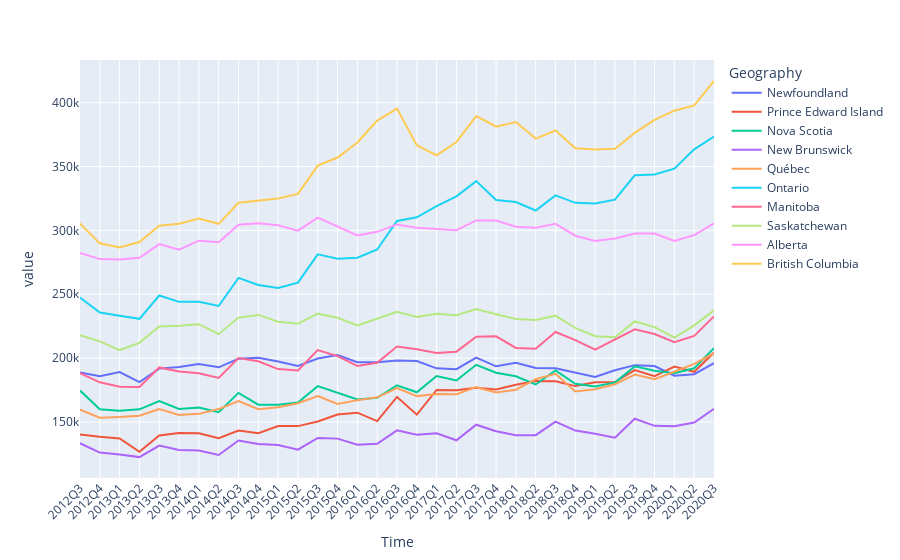

The cell this chart's notebook holds for it:
### Code cell
fig = px.line(temp, x='Time', y='value', color = 'Geography')
fig.update_xaxes(tickangle=-45)
fig.show()

### Figure 1 — Plotly figure (JSON) as saved in the notebook; plotly's stock layout.template omitted (floating-point values rounded to 4 significant figures)
{"data": [{"hovertemplate": "Geography=Newfoundland<br>Time=%{x}<br>value=%{y}<extra></extra>", "legendgroup": "Newfoundland", "line": {"color": "#636efa", "dash": "solid"}, "mode": "lines", "name": "Newfoundland", "orientation": "v", "showlegend": true, "type": "scatter", "x": ["2012Q3", "2012Q4", "2013Q1", "2013Q2", "2013Q3", "2013Q4", "2014Q1", "2014Q2", "2014Q3", "2014Q4", "2015Q1", "2015Q2", "2015Q3", "2015Q4", "2016Q1", "2016Q2", "2016Q3", "2016Q4", "2017Q1", "2017Q2", "2017Q3", "2017Q4", "2018Q1", "2018Q2", "2018Q3", "2018Q4", "2019Q1", "2019Q2", "2019Q3", "2019Q4", "2020Q1", "2020Q2", "2020Q3"], "xaxis": "x", "y": [188732, 185794, 189098, 181331, 191818, 193100, 195479, 192856, 199560, 200310, 197406, 193956, 199758, 202487, 196798, 196806, 198265, 197794, 192057, 191412, 200378, 193619, 196431, 192252, 192106, 188614, 185276, 190582, 194536, 193870, 186268, 187431, 196100], "yaxis": "y"}, {"hovertemplate": "Geography=Prince Edward Island<br>Time=%{x}<br>value=%{y}<extra></extra>", "legendgroup": "Prince Edward Island", "line": {"color": "#EF553B", "dash": "solid"}, "mode": "lines", "name": "Prince Edward Island", "orientation": "v", "showlegend": true, "type": "scatter", "x": ["2012Q3", "2012Q4", "2013Q1", "2013Q2", "2013Q3", "2013Q4", "2014Q1", "2014Q2", "2014Q3", "2014Q4", "2015Q1", "2015Q2", "2015Q3", "2015Q4", "2016Q1", "2016Q2", "2016Q3", "2016Q4", "2017Q1", "2017Q2", "2017Q3", "2017Q4", "2018Q1", "2018Q2", "2018Q3", "2018Q4", "2019Q1", "2019Q2", "2019Q3", "2019Q4", "2020Q1", "2020Q2", "2020Q3"], "xaxis": "x", "y": [140279, 138415, 137162, 126763, 139506, 141453, 141141, 137427, 143320, 141232, 146885, 146818, 150403, 155926, 157322, 150732, 169651, 155799, 175124, 174901, 176919, 175523, 179179, 182114, 181967, 178140, 181172, 181358, 190715, 185934, 193439, 189309, 204415], "yaxis": "y"}, {"hovertemplate": "Geography=Nova Scotia<br>Time=%{x}<br>value=%{y}<extra></extra>", "legendgroup": "Nova Scotia", "line": {"color": "#00cc96", "dash": "solid"}, "mode": "lines", "name": "Nova Scotia", "orientation": "v", "showlegend": true, "type": "scatter", "x": ["2012Q3", "2012Q4", "2013Q1", "2013Q2", "2013Q3", "2013Q4", "2014Q1", "2014Q2", "2014Q3", "2014Q4", "2015Q1", "2015Q2", "2015Q3", "2015Q4", "2016Q1", "2016Q2", "2016Q3", "2016Q4", "2017Q1", "2017Q2", "2017Q3", "2017Q4", "2018Q1", "2018Q2", "2018Q3", "2018Q4", "2019Q1", "2019Q2", "2019Q3", "2019Q4", "2020Q1", "2020Q2", "2020Q3"], "xaxis": "x", "y": [174688, 160046, 158806, 159945, 166426, 160189, 161383, 157664, 172827, 163584, 163607, 165288, 178091, 172863, 167596, 168948, 178784, 173305, 186024, 182526, 194802, 188559, 185858, 179407, 190443, 179921, 177863, 180958, 193586, 190168, 188267, 192060, 207877], "yaxis": "y"}, {"hovertemplate": "Geography=New Brunswick<br>Time=%{x}<br>value=%{y}<extra></extra>", "legendgroup": "New Brunswick", "line": {"color": "#ab63fa", "dash": "solid"}, "mode": "lines", "name": "New Brunswick", "orientation": "v", "showlegend": true, "type": "scatter", "x": ["2012Q3", "2012Q4", "2013Q1", "2013Q2", "2013Q3", "2013Q4", "2014Q1", "2014Q2", "2014Q3", "2014Q4", "2015Q1", "2015Q2", "2015Q3", "2015Q4", "2016Q1", "2016Q2", "2016Q3", "2016Q4", "2017Q1", "2017Q2", "2017Q3", "2017Q4", "2018Q1", "2018Q2", "2018Q3", "2018Q4", "2019Q1", "2019Q2", "2019Q3", "2019Q4", "2020Q1", "2020Q2", "2020Q3"], "xaxis": "x", "y": [133390, 126138, 124645, 122572, 131542, 128155, 127766, 124221, 135592, 132766, 132025, 128378, 137565, 137039, 132325, 133027, 143533, 140124, 141196, 135748, 147934, 142799, 139711, 139750, 150353, 143324, 140850, 137809, 152606, 147047, 146701, 149590, 160349], "yaxis": "y"}, {"hovertemplate": "Geography=Québec<br>Time=%{x}<br>value=%{y}<extra></extra>", "legendgroup": "Québec", "line": {"color": "#FFA15A", "dash": "solid"}, "mode": "lines", "name": "Québec", "orientation": "v", "showlegend": true, "type": "scatter", "x": ["2012Q3", "2012Q4", "2013Q1", "2013Q2", "2013Q3", "2013Q4", "2014Q1", "2014Q2", "2014Q3", "2014Q4", "2015Q1", "2015Q2", "2015Q3", "2015Q4", "2016Q1", "2016Q2", "2016Q3", "2016Q4", "2017Q1", "2017Q2", "2017Q3", "2017Q4", "2018Q1", "2018Q2", "2018Q3", "2018Q4", "2019Q1", "2019Q2", "2019Q3", "2019Q4", "2020Q1", "2020Q2", "2020Q3"], "xaxis": "x", "y": [159661, 153413, 153909, 155016, 160147, 155512, 156424, 160165, 166426, 160073, 161563, 164764, 170403, 164235, 167154, 169326, 176522, 170309, 171992, 171716, 177306, 173182, 175297, 183507, 187727, 173911, 175658, 179523, 187136, 183501, 189390, 195538, 203861], "yaxis": "y"}, {"hovertemplate": "Geography=Ontario<br>Time=%{x}<br>value=%{y}<extra></extra>", "legendgroup": "Ontario", "line": {"color": "#19d3f3", "dash": "solid"}, "mode": "lines", "name": "Ontario", "orientation": "v", "showlegend": true, "type": "scatter", "x": ["2012Q3", "2012Q4", "2013Q1", "2013Q2", "2013Q3", "2013Q4", "2014Q1", "2014Q2", "2014Q3", "2014Q4", "2015Q1", "2015Q2", "2015Q3", "2015Q4", "2016Q1", "2016Q2", "2016Q3", "2016Q4", "2017Q1", "2017Q2", "2017Q3", "2017Q4", "2018Q1", "2018Q2", "2018Q3", "2018Q4", "2019Q1", "2019Q2", "2019Q3", "2019Q4", "2020Q1", "2020Q2", "2020Q3"], "xaxis": "x", "y": [247455, 235667, 233122, 230770, 249054, 244060, 244077, 240828, 262838, 257244, 254854, 259093, 281259, 277802, 278626, 285024, 307369, 310236, 319009, 326645, 338561, 323821, 322179, 315576, 327367, 321579, 321074, 324080, 343117, 343768, 348272, 363432, 373371], "yaxis": "y"}, {"hovertemplate": "Geography=Manitoba<br>Time=%{x}<br>value=%{y}<extra></extra>", "legendgroup": "Manitoba", "line": {"color": "#FF6692", "dash": "solid"}, "mode": "lines", "name": "Manitoba", "orientation": "v", "showlegend": true, "type": "scatter", "x": ["2012Q3", "2012Q4", "2013Q1", "2013Q2", "2013Q3", "2013Q4", "2014Q1", "2014Q2", "2014Q3", "2014Q4", "2015Q1", "2015Q2", "2015Q3", "2015Q4", "2016Q1", "2016Q2", "2016Q3", "2016Q4", "2017Q1", "2017Q2", "2017Q3", "2017Q4", "2018Q1", "2018Q2", "2018Q3", "2018Q4", "2019Q1", "2019Q2", "2019Q3", "2019Q4", "2020Q1", "2020Q2", "2020Q3"], "xaxis": "x", "y": [188298, 181097, 177560, 177517, 192732, 189570, 188107, 184554, 200051, 197527, 191444, 190383, 206275, 201640, 193970, 196385, 209051, 206958, 203999, 205085, 216750, 217136, 207988, 207436, 220454, 214060, 206692, 214873, 222637, 218918, 212508, 217416, 232725], "yaxis": "y"}, {"hovertemplate": "Geography=Saskatchewan<br>Time=%{x}<br>value=%{y}<extra></extra>", "legendgroup": "Saskatchewan", "line": {"color": "#B6E880", "dash": "solid"}, "mode": "lines", "name": "Saskatchewan", "orientation": "v", "showlegend": true, "type": "scatter", "x": ["2012Q3", "2012Q4", "2013Q1", "2013Q2", "2013Q3", "2013Q4", "2014Q1", "2014Q2", "2014Q3", "2014Q4", "2015Q1", "2015Q2", "2015Q3", "2015Q4", "2016Q1", "2016Q2", "2016Q3", "2016Q4", "2017Q1", "2017Q2", "2017Q3", "2017Q4", "2018Q1", "2018Q2", "2018Q3", "2018Q4", "2019Q1", "2019Q2", "2019Q3", "2019Q4", "2020Q1", "2020Q2", "2020Q3"], "xaxis": "x", "y": [217945, 213126, 206354, 211979, 224868, 225414, 226559, 218781, 231768, 233854, 228569, 226957, 234840, 231611, 225641, 230729, 236380, 232174, 234786, 233545, 238533, 234340, 230702, 229851, 233255, 223628, 217157, 216369, 228721, 224315, 216188, 225641, 237386], "yaxis": "y"}, {"hovertemplate": "Geography=Alberta<br>Time=%{x}<br>value=%{y}<extra></extra>", "legendgroup": "Alberta", "line": {"color": "#FF97FF", "dash": "solid"}, "mode": "lines", "name": "Alberta", "orientation": "v", "showlegend": true, "type": "scatter", "x": ["2012Q3", "2012Q4", "2013Q1", "2013Q2", "2013Q3", "2013Q4", "2014Q1", "2014Q2", "2014Q3", "2014Q4", "2015Q1", "2015Q2", "2015Q3", "2015Q4", "2016Q1", "2016Q2", "2016Q3", "2016Q4", "2017Q1", "2017Q2", "2017Q3", "2017Q4", "2018Q1", "2018Q2", "2018Q3", "2018Q4", "2019Q1", "2019Q2", "2019Q3", "2019Q4", "2020Q1", "2020Q2", "2020Q3"], "xaxis": "x", "y": [282371, 277555, 277158, 278516, 289263, 284928, 291926, 290722, 304374, 305558, 303976, 299837, 309953, 303244, 296111, 298884, 304683, 302095, 301254, 300115, 307837, 307662, 302814, 302116, 305101, 295839, 291721, 293612, 297609, 297552, 291747, 296269, 305600], "yaxis": "y"}, {"hovertemplate": "Geography=British Columbia<br>Time=%{x}<br>value=%{y}<extra></extra>", "legendgroup": "British Columbia", "line": {"color": "#FECB52", "dash": "solid"}, "mode": "lines", "name": "British Columbia", "orientation": "v", "showlegend": true, "type": "scatter", "x": ["2012Q3", "2012Q4", "2013Q1", "2013Q2", "2013Q3", "2013Q4", "2014Q1", "2014Q2", "2014Q3", "2014Q4", "2015Q1", "2015Q2", "2015Q3", "2015Q4", "2016Q1", "2016Q2", "2016Q3", "2016Q4", "2017Q1", "2017Q2", "2017Q3", "2017Q4", "2018Q1", "2018Q2", "2018Q3", "2018Q4", "2019Q1", "2019Q2", "2019Q3", "2019Q4", "2020Q1", "2020Q2", "2020Q3"], "xaxis": "x", "y": [305427, 289864, 286652, 290928, 303663, 305256, 309374, 305138, 321625, 323373, 325035, 328540, 350672, 357016, 368782, 385910, 395297, 366703, 358655, 369174, 389430, 381223, 384794, 371860, 378187, 364330, 363239, 363924, 376343, 386494, 393711, 397853, 417004], "yaxis": "y"}], "layout": {"legend": {"title": {"text": "Geography"}, "tracegroupgap": 0}, "margin": {"t": 60}, "xaxis": {"anchor": "y", "domain": [0, 1], "tickangle": -45, "title": {"text": "Time"}}, "yaxis": {"anchor": "x", "domain": [0, 1], "title": {"text": "value"}}}}
